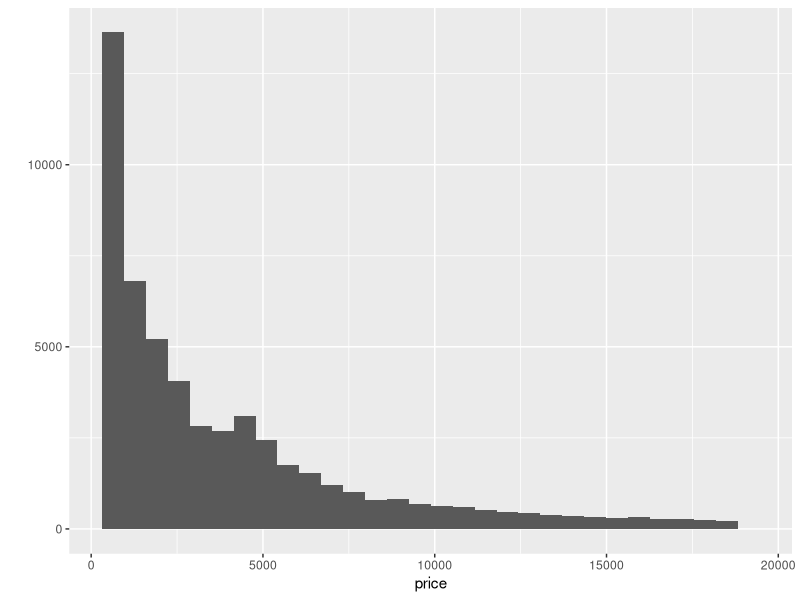
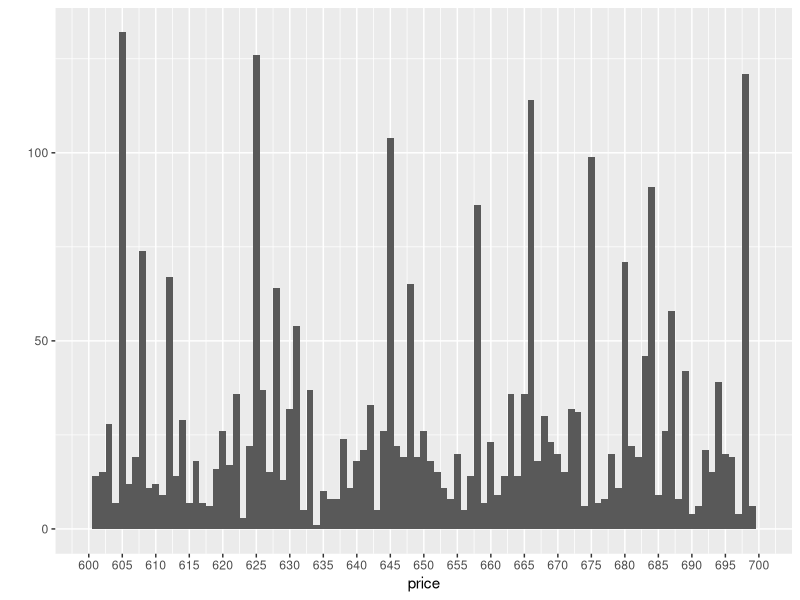
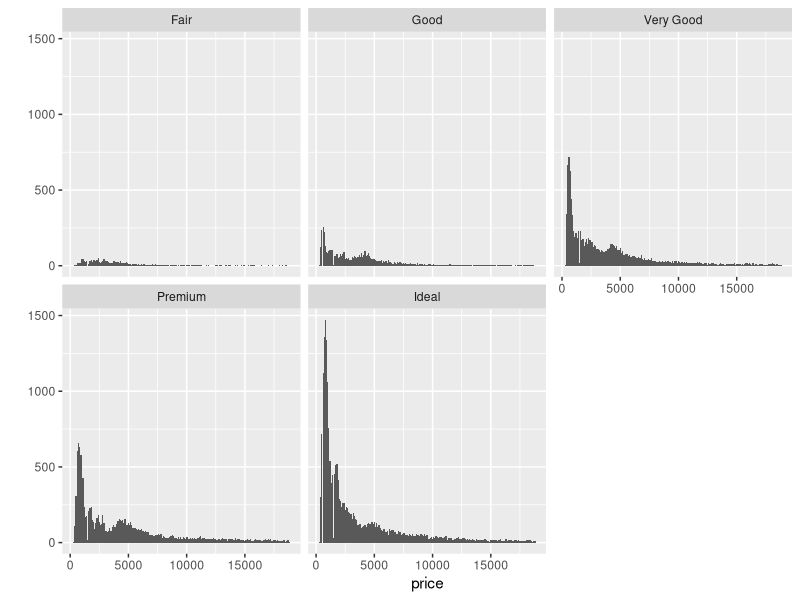
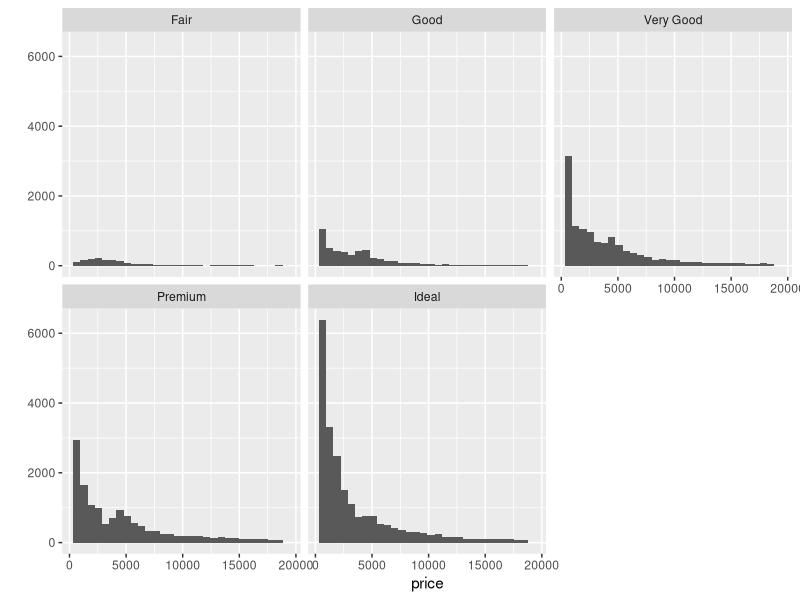
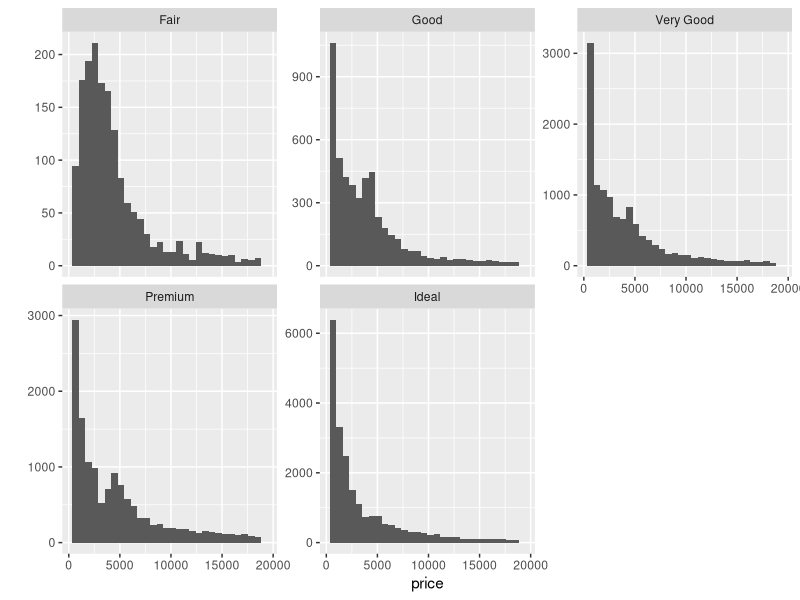
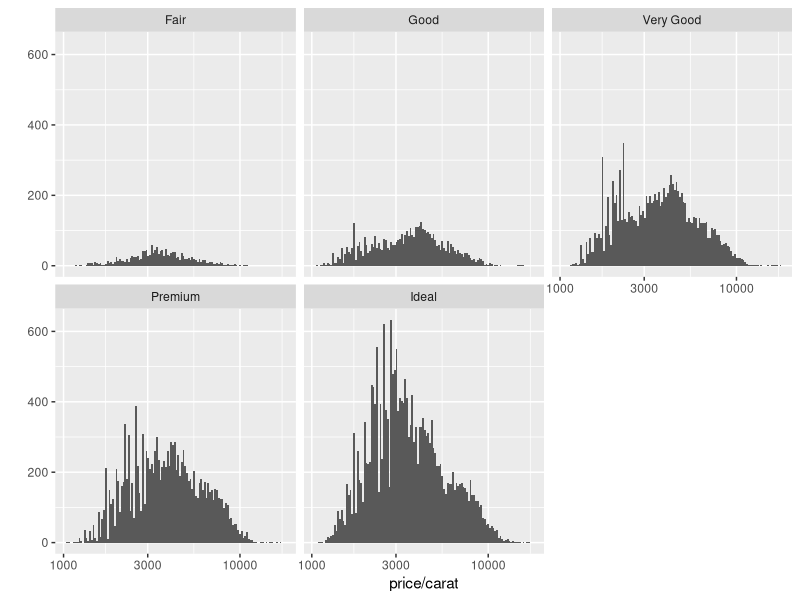
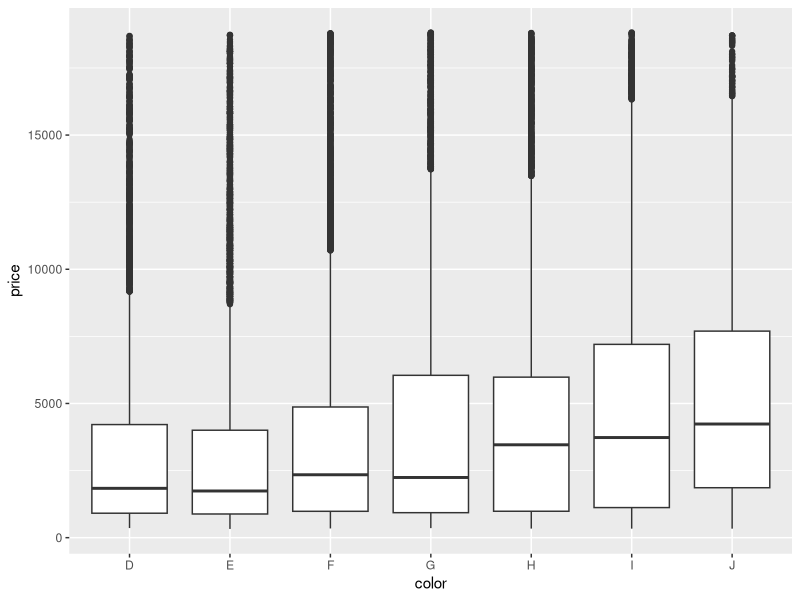
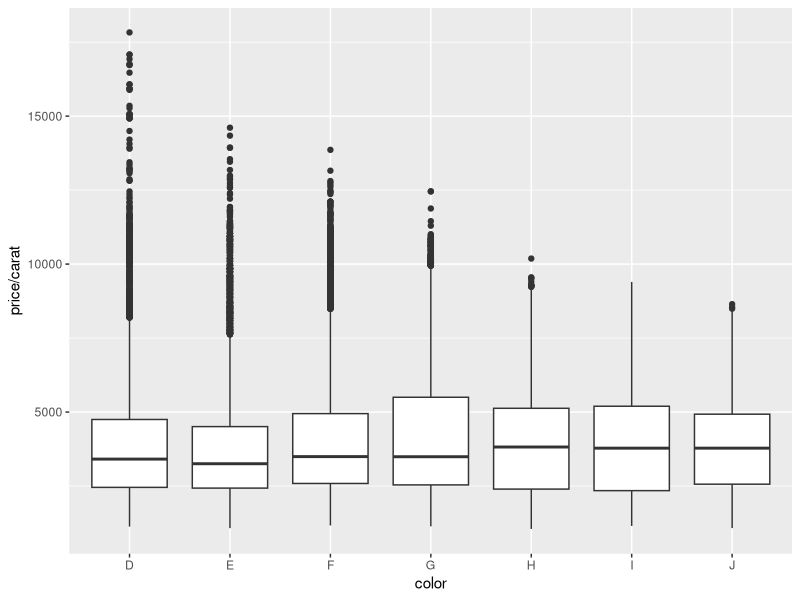

These charts were generated, in order, by the following R code: (Note: this script raises an error after producing the figures.)
## ---- chunk 1
library(ggplot2)
data(diamonds)
summary(diamonds)
## ---- chunk 2
?diamonds
## ---- chunk 3
qplot(x = price, data = diamonds)
## ---- chunk 4
summary(diamonds$price)
## ---- chunk 5
sum(diamonds$price < 500)
## ---- chunk 6
sum(diamonds$price < 250)
## ---- chunk 7
sum(diamonds$price >= 15000)
## ---- chunk 8
qplot(x = price, data = diamonds, binwidth = 1) + 
  scale_x_continuous(limits=c(600,700),breaks=seq(600,700,5) )
## ---- chunk 9
qplot(x = price, data = diamonds, binwidth = 100) +
  facet_wrap(~cut)
## ---- chunk 10
by(diamonds$price, diamonds$cut, max)
## ---- chunk 11
by(diamonds$price, diamonds$cut, min)
## ---- chunk 12
by(diamonds$price, diamonds$cut, median)
## ---- chunk 13
qplot(x = price, data = diamonds) + facet_wrap(~cut)
## ---- chunk 14
qplot(x = price, data = diamonds) + facet_wrap(~cut, scales = "free_y")
## ---- chunk 15
qplot(x = price/carat, data = diamonds, binwidth=.01) + 
  facet_wrap(~cut) +
  scale_x_log10()
## ---- chunk 16
qplot(x = color,  y = price, data=diamonds, geom="boxplot")
by(diamonds$price, diamonds$color, summary)
## ---- chunk 17
by(diamonds$price, diamonds$color, summary)
## ---- chunk 18
IQR(subset(diamonds, color== 'D' )$price)
## ---- chunk 19
IQR(subset(diamonds, color== 'J' )$price)
## ---- chunk 20
qplot(x = color,  y = price/carat, data=diamonds, geom="boxplot")
## ---- chunk 21
qplot(x=carat, data=diamonds, geom="freqpoly", binwidth=0.1) + scale_x_continuous(limit =c(0.0,1.0),breaks=seq(0,1,0.1))
qplot(x=carat, data=diamonds, geom="freqpoly", binwidth=0.01) + scale_x_continuous(limit =c(1.0,1.2),breaks=seq(1.0,1.02,0.01))
qplot(x=carat, data=diamonds, geom="freqpoly", binwidth=0.1) + scale_x_continuous(limit =c(1.5,1.9),breaks=seq(1.5,1.9,0.1))
qplot(x=carat, data=diamonds, geom="freqpoly", binwidth=0.5) + scale_x_continuous(limit =c(1.5,6.0),breaks=seq(1.5,6.0,0.5))
with(diamonds, table(carat)[table(carat) > 2000])
## ---- chunk 22
library(tidyr)
library(dplyr)
gm <- read.csv('mc RTI age adjusted indicator file 20100906.csv', check.names = F)
tm <- gm %>% gather(year,dp100k,`1985`:`2008`)
qplot(x=dp100k , data = tm) + facet_wrap(~year)

## ---- chunk 23
library
cb <- read.csv('cc.csv')
cb$Birthday <- as.Date(format(as.Date(cb$Birthday, "%m/%d/%y"), "%m/%d/19%y"), "%m/%d")
qplot(x = Birthday, data = subset(cb, format(cb$Birthday, '%m') == '09'), bin=1) + scale_x_date()
qplot(x = Birthday, data = cb, bin=30) + scale_x_date(breaks = date_breaks("months"),labels = date_format("%b"))
qplot(x = Birthday, data = cb, bin=1) + scale_x_date(breaks = date_breaks("days"),labels = date_format("%j"))

